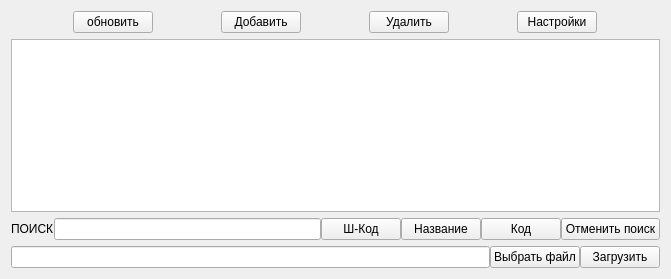
<?xml version="1.0" encoding="UTF-8"?>
<ui version="4.0">
 <class>good_input</class>
 <widget class="QWidget" name="good_input">
  <property name="geometry">
   <rect>
    <x>0</x>
    <y>0</y>
    <width>671</width>
    <height>279</height>
   </rect>
  </property>
  <property name="windowTitle">
   <string>Form</string>
  </property>
  <layout class="QGridLayout" name="gridLayout">
   <item row="2" column="0">
    <layout class="QVBoxLayout" name="verticalLayout_2">
     <property name="sizeConstraint">
      <enum>QLayout::SetFixedSize</enum>
     </property>
     <item>
      <layout class="QHBoxLayout" name="horizontalLayout_3">
       <property name="spacing">
        <number>0</number>
       </property>
       <property name="sizeConstraint">
        <enum>QLayout::SetFixedSize</enum>
       </property>
       <item>
        <widget class="QLabel" name="label_3">
         <property name="text">
          <string>ПОИСК</string>
         </property>
        </widget>
       </item>
       <item>
        <widget class="QLineEdit" name="lineEdit"/>
       </item>
       <item>
        <widget class="QPushButton" name="pushButton_11">
         <property name="sizePolicy">
          <sizepolicy hsizetype="Fixed" vsizetype="Fixed">
           <horstretch>0</horstretch>
           <verstretch>0</verstretch>
          </sizepolicy>
         </property>
         <property name="text">
          <string>Ш-Код</string>
         </property>
        </widget>
       </item>
       <item>
        <widget class="QPushButton" name="pushButton_9">
         <property name="sizePolicy">
          <sizepolicy hsizetype="Fixed" vsizetype="Fixed">
           <horstretch>0</horstretch>
           <verstretch>0</verstretch>
          </sizepolicy>
         </property>
         <property name="text">
          <string>Название</string>
         </property>
        </widget>
       </item>
       <item>
        <widget class="QPushButton" name="pushButton_10">
         <property name="sizePolicy">
          <sizepolicy hsizetype="Fixed" vsizetype="Fixed">
           <horstretch>0</horstretch>
           <verstretch>0</verstretch>
          </sizepolicy>
         </property>
         <property name="text">
          <string>Код</string>
         </property>
        </widget>
       </item>
       <item>
        <widget class="QPushButton" name="resetFind">
         <property name="sizePolicy">
          <sizepolicy hsizetype="Fixed" vsizetype="Fixed">
           <horstretch>0</horstretch>
           <verstretch>0</verstretch>
          </sizepolicy>
         </property>
         <property name="text">
          <string>Отменить поиск</string>
         </property>
        </widget>
       </item>
      </layout>
     </item>
     <item>
      <layout class="QHBoxLayout" name="horizontalLayout">
       <property name="spacing">
        <number>0</number>
       </property>
       <property name="sizeConstraint">
        <enum>QLayout::SetFixedSize</enum>
       </property>
       <item>
        <widget class="QLineEdit" name="filename"/>
       </item>
       <item>
        <widget class="QPushButton" name="selectfile">
         <property name="sizePolicy">
          <sizepolicy hsizetype="Fixed" vsizetype="Fixed">
           <horstretch>0</horstretch>
           <verstretch>0</verstretch>
          </sizepolicy>
         </property>
         <property name="text">
          <string>Выбрать файл</string>
         </property>
        </widget>
       </item>
       <item>
        <widget class="QPushButton" name="load">
         <property name="sizePolicy">
          <sizepolicy hsizetype="Fixed" vsizetype="Fixed">
           <horstretch>0</horstretch>
           <verstretch>0</verstretch>
          </sizepolicy>
         </property>
         <property name="text">
          <string>Загрузить</string>
         </property>
        </widget>
       </item>
      </layout>
     </item>
    </layout>
   </item>
   <item row="0" column="0">
    <layout class="QHBoxLayout" name="horizontalLayout_2">
     <property name="sizeConstraint">
      <enum>QLayout::SetFixedSize</enum>
     </property>
     <item>
      <widget class="QPushButton" name="pushButton_3">
       <property name="sizePolicy">
        <sizepolicy hsizetype="Fixed" vsizetype="Fixed">
         <horstretch>0</horstretch>
         <verstretch>0</verstretch>
        </sizepolicy>
       </property>
       <property name="text">
        <string>обновить</string>
       </property>
      </widget>
     </item>
     <item>
      <widget class="QPushButton" name="pushButton">
       <property name="sizePolicy">
        <sizepolicy hsizetype="Fixed" vsizetype="Fixed">
         <horstretch>0</horstretch>
         <verstretch>0</verstretch>
        </sizepolicy>
       </property>
       <property name="text">
        <string>Добавить</string>
       </property>
      </widget>
     </item>
     <item>
      <widget class="QPushButton" name="pushButton_4">
       <property name="sizePolicy">
        <sizepolicy hsizetype="Fixed" vsizetype="Fixed">
         <horstretch>0</horstretch>
         <verstretch>0</verstretch>
        </sizepolicy>
       </property>
       <property name="text">
        <string>Удалить</string>
       </property>
      </widget>
     </item>
     <item>
      <widget class="QPushButton" name="settings">
       <property name="sizePolicy">
        <sizepolicy hsizetype="Fixed" vsizetype="Fixed">
         <horstretch>0</horstretch>
         <verstretch>0</verstretch>
        </sizepolicy>
       </property>
       <property name="text">
        <string>Настройки</string>
       </property>
      </widget>
     </item>
    </layout>
   </item>
   <item row="1" column="0">
    <widget class="QTableView" name="tableView">
     <property name="sizePolicy">
      <sizepolicy hsizetype="Expanding" vsizetype="Expanding">
       <horstretch>0</horstretch>
       <verstretch>0</verstretch>
      </sizepolicy>
     </property>
    </widget>
   </item>
  </layout>
 </widget>
 <resources/>
 <connections/>
</ui>
